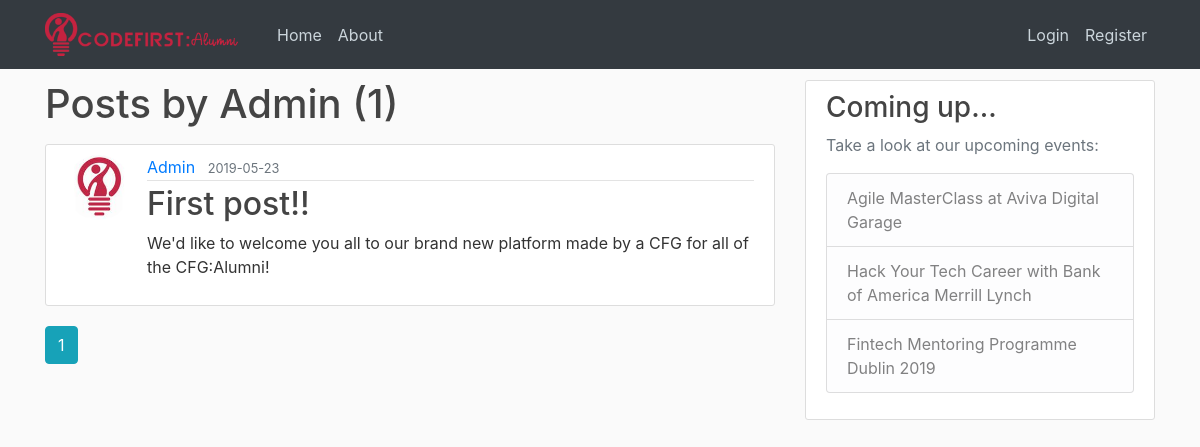
Before: /user/Admin with the older database file.
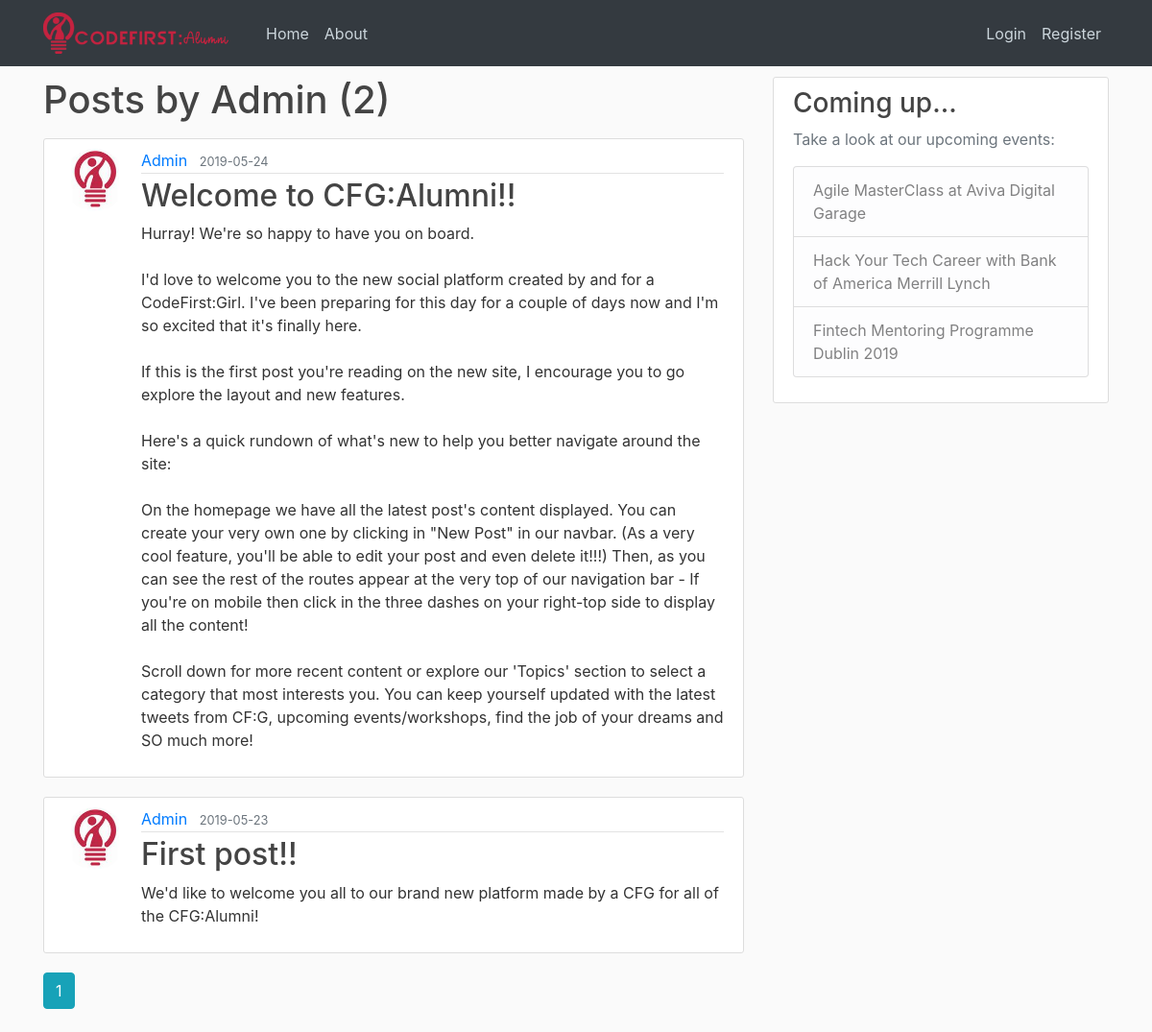
After: the same page with the newer database file.
### project/models.py (models this page shows, shortened)
class Post(db.Model):
    id = db.Column(db.Integer, primary_key=True)
    title = db.Column(db.String(100), nullable=False)
    date_posted = db.Column(db.DateTime, nullable=False, default=datetime.utcnow) #coordinated universal time
    content = db.Column(db.Text, nullable=False)
    user_id = db.Column(db.Integer, db.ForeignKey('user.id'), nullable=False)#relationship to our user model

class User(db.Model, UserMixin):
    id = db.Column(db.Integer, primary_key=True) #unique id for an user
    username = db.Column(db.String(20), unique=True, nullable=False)
    email = db.Column(db.String(120), unique=True, nullable=False)
    image_file = db.Column(db.String(20), nullable=False, default='default.jpg') #default image
    password = db.Column(db.String(60), nullable=False) #not unique because users can have the same password
    posts = db.relationship('Post', backref='author', lazy=True) # lazy=True loads the data from the db when necessary

### project/routes.py (the view)
@app.route("/user/<string:username>")
def user_posts(username):
    page = request.args.get('page', 1, type=int)
    user = User.query.filter_by(username=username).first_or_404()
    posts = Post.query.filter_by(author=user)\
        .order_by(Post.date_posted.desc())\
        .paginate(page=page, per_page=5)
    return render_template('user_posts.html', posts=posts, user=user)

### project/templates/user_posts.html
{% extends "layout.html" %}
{% block content %}
    <h1 class="mb-3">Posts by {{ user.username }} ({{ posts.total }})</h1>
    {% for post in posts.items %}
        <article class="media content-section">
          <img class="rounded-circle article-img" src="{{ url_for('static', filename='profile_pics/' + post.author.image_file) }}">
          <div class="media-body">
            <div class="article-metadata">
              <a class="mr-2" href="{{ url_for('user_posts', username=post.author.username) }}">{{ post.author.username }}</a>
              <small class="text-muted">{{ post.date_posted.strftime('%Y-%m-%d') }}</small>
            </div>
            <h2><a class="article-title" href="{{ url_for('post', post_id=post.id) }}">{{ post.title }}</a></h2>
            <p class="article-content">{{ post.content }}</p>
          </div>
        </article>
    {% endfor %}
    {% for page_num in posts.iter_pages(left_edge=1, right_edge=1, left_current=1, right_current=2) %}
      {% if page_num %}
        {% if posts.page == page_num %}
          <a class="btn btn-info mb-4" href="{{ url_for('user_posts', username=user.username, page=page_num) }}">{{ page_num }}</a>
        {% else %}
          <a class="btn btn-outline-info mb-4" href="{{ url_for('user_posts', username=user.username, page=page_num) }}">{{ page_num }}</a>
        {% endif %}
      {% else %}
        ...
      {% endif %}
    {% endfor %}
{% endblock content %}

Changed rows visible on the page:
added Post: image_file (picture), author.username "Admin", date_posted "2019-05-24", title "Welcome to CFG:Alumni!!", content "Hurray! We're so happy to have you on board. I'd love to welcome you to the new social platform created by and for a CodeFirst:Girl. I've been preparing for this day for a couple of days now and I'm so excited that it's finally here. If this is the first post you're reading on the new site, I encourage you to go explore the layout and new features. Here's a quick rundown of what's new to help you better navigate around the site: On the homepage we have all the latest post's content displayed. You can create your very own one by clicking in \"New Post\" in our navbar. (As a very cool feature, you'll be able to edit your post and even delete it!!!) Then, as you can see the rest of the routes…"
Other visible differences:
{{ posts.total }}: "1" → "2"
